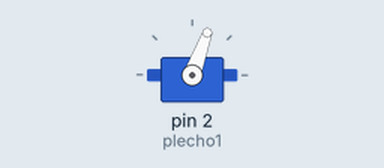
Simulated run of this sketch. Board: Arduino Uno, built with avr-gcc and run on an emulated ATmega328P. Parts: servo.

Above: at 0.1 s.
At 3.1 s:
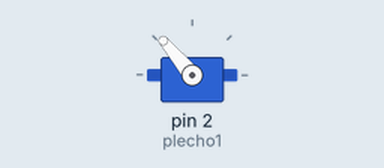
Timing chart, 0 to 7.5 s (numbered marks = the images above):
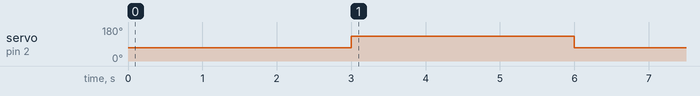

Measured:
- by itself, servo on pin 2 (plecho1): 70° → 130° at 3.0 s, → 70° 3.0 s later

The sketch:

detachProb.ino
```cpp
#include<Servo.h>
Servo plecho1;
void setup() {
  plecho1.attach(2);

}
void plecho(){
plecho1.write(70);
 delay(3000);
plecho1.write(130);
 delay(3000);
 plecho1.write(70);
 delay(1000);
  }
void loop() {

  plecho();

  plecho1.detach();


}
```
